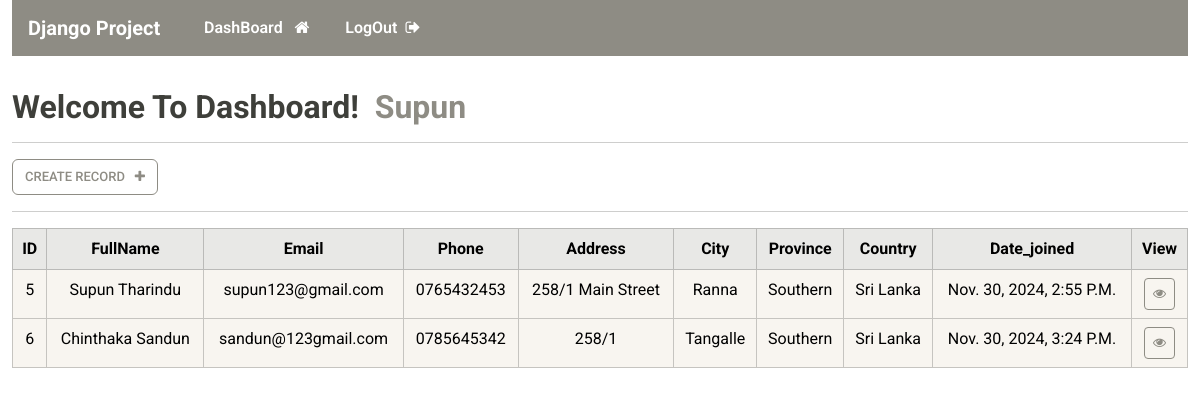
The page /dashboard (signed in) on the database its author committed.
### webapp/models.py (models this page shows, shortened)
class Record(models.Model):
    creation_date=models.DateTimeField(auto_now_add=True)
    first_name=models.CharField(max_length=255)
    last_name=models.CharField(max_length=255)
    email=models.EmailField(max_length=255)
    phone=models.CharField(max_length=20)
    address=models.CharField(max_length=255)
    city=models.CharField(max_length=255)
    province=models.CharField(max_length=200)
    country=models.CharField(max_length=200)

### webapp/views.py (the view)
# urls.py: path('dashboard',views.dashboard,name="dashboard"),
@login_required(login_url="mylogin")
def dashboard(request):
    my_records=Record.objects.all()
    context={
        'records':my_records,
    }
    return render(request,'webapp/dash.html',context=context)

### webapp/templates/webapp/dash.html
{% extends 'webapp/base.html' %} {% block content %}
<h2 class="mt-2 text-capitalize fw-bold">
  Welcome To Dashboard!<span class="text-secondary"> &nbsp;{{user}}</span>
</h2>
<hr />
<a href="{% url 'createrecord' %}" class="btn btn-outline-secondary ms-auto"
  >Create Record &nbsp; <i class="fa fa-plus" aria-hidden="true"></i
></a>
<hr />
<table class="table table-hover table-bordered">
  <thead class="table-secondary">
    <tr>
      <th scope="col" class="text-center">ID</th>
      <th scope="col" class="text-center">FullName</th>
      <th scope="col" class="text-center">Email</th>
      <th scope="col" class="text-center">Phone</th>
      <th scope="col" class="text-center">Address</th>
      <th scope="col" class="text-center">City</th>
      <th scope="col" class="text-center">Province</th>
      <th scope="col" class="text-center">Country</th>
      <th scope="col" class="text-center">Date_joined</th>
      <th scope="col" class="text-center">View</th>
    </tr>
  </thead>
  <tbody class="table-light">
    {% if records %} {% for record in records %}
    <tr>
      <td class="text-center text-capitalize">{{record.id}}</td>
      <td class="text-center text-capitalize">
        {{record.first_name}} {{record.last_name}}
      </td>
      <td class="text-center">{{record.email}}</td>
      <td class="text-center text-capitalize">{{record.phone}}</td>
      <td class="text-center text-capitalize">{{record.address}}</td>
      <td class="text-center text-capitalize">{{record.city}}</td>
      <td class="text-center text-capitalize">{{record.province}}</td>
      <td class="text-center text-capitalize">{{record.country}}</td>
      <td class="text-center text-capitalize">{{record.creation_date}}</td>
      <td class="text-center">
        <a
          href="{% url 'viewRecord' record.id %}"
          class="btn btn-outline-secondary btn-sm"
        >
          <i class="fa fa-eye" aria-hidden="true"></i
        ></a>
      </td>
    </tr>
    {% endfor %} {% else %}
    <tr>
      <td colspan="10" class="text-center">No Records Found</td>
    </tr>
    {% endif %}
  </tbody>
</table>
{% endblock %}

### webapp/templates/webapp/base.html (shortened to what this page needs)
{% load static %}
<!DOCTYPE html>
<html>
  <head>
    <link
      rel="stylesheet"
      type="text/css"
      href="https://bootswatch.com/5/sandstone/bootstrap.min.css"
    />
    <link
      rel="stylesheet"
      type="text/css"
      href="{% static '/css/styles.css'%}"
    />
    <link
      rel="stylesheet"
      href="https://cdnjs.cloudflare.com/ajax/libs/font-awesome/4.7.0/css/font-awesome.min.css"
    />
  </head>
  <body>
    <div class="container-fluid">
      {% include 'webapp/nav.html' %}
      <br />
       {% block content %} {% endblock %}
    </div>
  </body>
</html>

### webapp/templates/webapp/nav.html (shortened to what this page needs)
<nav class="navbar navbar-dark bg-secondary navbar-expand-sm">
  <a href="{% url 'home' %}" class="navbar-brand mx-3 fw-bolder"
    >Django Project</a
  >
  <div class="collapse navbar-collapse" id="nav">
    <ul class="navbar-nav">
      &nbsp; &nbsp; &nbsp; {% if user.is_authenticated %}
      <li class="nav-item">
        <a
          href="{% url 'dashboard' %}"
          class="nav-link fw-semibold text-capitalize fs-6"
          >DashBoard &nbsp; <i class="fa fa-home" aria-hidden="true"></i
        ></a>
      </li>
      <li class="nav-item">
        <a
          href="{% url 'mylogout' %}"
          class="nav-link fw-semibold text-capitalize fs-6"
          >LogOut&nbsp; <i class="fa fa-sign-out" aria-hidden="true"></i
        ></a>
      </li>
      {% endif %}
    </ul>
  </div>
</nav>

### static/css/styles.css (style rules this page uses)
.nav-link { color: white; transition: color 0.3s ease, background-color 0.3s ease; }
.navbar-brand { color: white; transition: color 0.3s ease, background-color 0.3s ease; }

### rows shown on the page
Record: id "5", first_name "Supun", last_name "Tharindu", email "supun123@gmail.com", phone "0765432453", address "258/1 Main Street", city "Ranna", province "Southern", country "Sri Lanka", creation_date "Nov. 30, 2024, 2:55 P.m."
Record: id "6", first_name "Chinthaka", last_name "Sandun", email "sandun@123gmail.com", phone "0785645342", address "258/1", city "Tangalle", province "Southern", country "Sri Lanka", creation_date "Nov. 30, 2024, 3:24 P.m."

### other values the page prints
{{ user }} "Supun"
